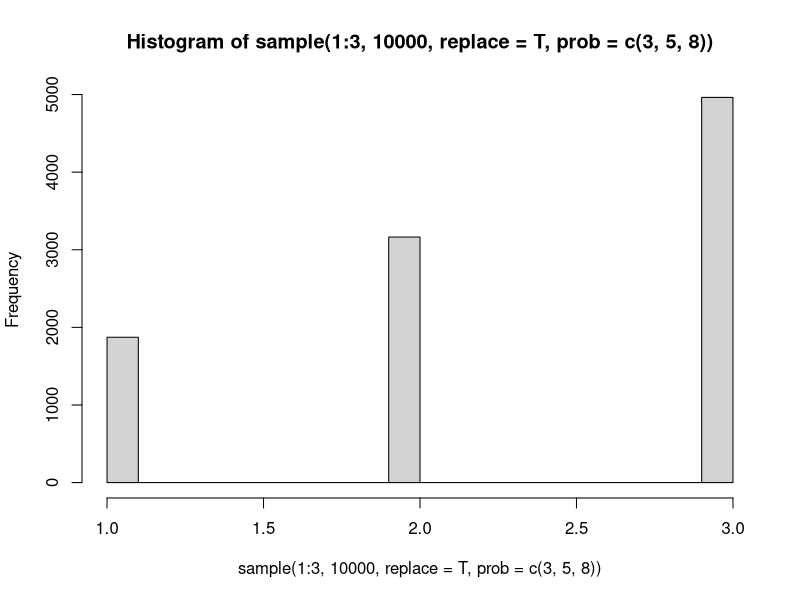

The R script that drew this image: (Note: this script raises an error after producing the figure.)
setwd("C:\\Users\\callab\\Dropbox\\MachineLearning")
#sample(범위, 추출할 수, 비복원/복원, 가중치)

hist(sample(1:3, 10000, replace = T, prob = c(3,5,8)))

#### 랜덤샘플링####
sm.iris <- iris
n1 <- nrow(sm.iris)
set.seed(100)
# 수치형일때는 그냥 사용하지만 label형일때는 가중치 사용
ind1 <- sample(1:n1, n1*0.7 ,replace = F)
class(ind1)
str(ind1)
train1 <- iris[ind1,]
test1 <- iris[-ind1,]

table(train1$Species)

#### 층하추출####
install.packages("caret")
library(caret)
help(package='caret')
#createDataPartition(y, p=0.7)

ind2 <- createDataPartition(sm.iris$Sepal.Length, p=0.7)
str(ind2)
train2 <- sm.iris[ind2$Resample1,]
table(sm.iris$Species)
table(train2$Species)
ind3 <- createDataPartition(iris$Species, p=0.7)
train3 <- sm.iris[ind3$Resample1,]
table(train3$Species)

#### 계통추출####
set1 <- 15
bet1 <- n1/set1
seq(sample(1:bet1, 1), n1, bet1)

#### 회귀####
y1 <- lm(Sepal.Length~., train1[,1:4])
summary(y1)

SL <- 2.13+0.58*SW+0.65*PL-0.43*PW
pred1 <- predict(y1, newdata = test1)
sse1 <- sum((test1$Sepal.Length-pred1)^2)
sse1
mse1 <- mean((test1$Sepal.Length-pred1)^2)
mse1
rmse1 <- sqrt(mse1)
rmse1

#회귀식의 y값을 다양하게 할 수 있음
y2 <- glm(Sepal.Length~., data=iris[,1:4],family='gaussian')
summary(y2)
#iterations : 최적의 값을 찾기위해 반복한 수


#### 로지스틱####
install.packages('mlbench')
library(mlbench)
View(Sonar)

set.seed(200)
ind4 <- createDataPartition(Sonar$Class, p=0.7)
train4 <- Sonar[ind4$Resample1,]
test4 <- Sonar[-ind4$Resample1,]

y4 <- glm(Class~., data=train4, family = 'binomial')
y4$coefficients
pred4 <- predict(y4, newdata = test4, type='response')
levels(test4$Class)
#1 = M, 0 = R
pred4_1 <- as.factor(ifelse(pred4>=0.5,"R","M"))
pred4_1

t1 <- table(test4$Class,pred4_1)
#accuracy
sum(diag(t1))/sum(t1)

c1 <- confusionMatrix(pred4_1, test4$Class)
c1$overall

#### KNN, DT, RF, SVM, 신경망, 딥러닝 ####

library(class)
? knn
pred5 = knn(train4[, 1:60], test4[, 1:60], train4$Class)
str(train4)
View(train4)
pred5
table(pred5)
confusionMatrix(pred5, test4$Class)

install.packages("e1071")
library(e1071)
install.packages("mlbench")
library(mlbench)
data(Vowel)
Vowel
View(Vowel)
?  ? Vowel

na1 = naiveBayes(Class ~ ., data = train4)
na1
pred6 = predict(na1, newdata = test4)
library(caret)
c2 = confusionMatrix(pred6, test4$Class)
c2

ind5 = createDataPartition(Vowel$Class, p = 0.7)

train5 = Vowel[ind5$Resample1, -1]
test5 = Vowel[-ind5$Resample1,-1]

library(nnet)
? multinom
m1 = multinom(Class ~ ., train5, maxit = 150)
m1$softmax
pred01 = predict(m1, test5)
confusionMatrix(pred01, test5$Class)$overall[1]

library(class)

pred02 = knn(train5[,-10], test5[,-10], train5$Class)
confusionMatrix(pred02, test5$Class)$overall[1]

m3 = naiveBayes(Class ~ ., train5)
pred03 = predict(m3, test5)
confusionMatrix(pred03, test5$Class)$overall[1]

install.packages('party')
library(party)
? ctree
? ctree_control
m4 = ctree(Species ~ ., train3)
m4
ctree(Species ~ ., train3, control = ctree_control(maxdepth = 2))
plot(m4)

pred04 = predict(m4, test3)
confusionMatrix(pred04, test3$Species)$overall[1]

m5 = ctree(Class ~ ., train4)
pred05 = predict(m5, test4)
confusionMatrix(pred05, test4$Class)$overall[1]
plot(m5)

m6 = ctree(Class ~ ., train5)
pred06 = predict(m6, test5)
confusionMatrix(pred06, test5$Class)$overall[1]
plot(m6)

install.packages("randomForest")
library(randomForest)
m7 = randomForest(Class ~ ., train4)
pred07 = predict(m7, test4)
confusionMatrix(pred07, test4$Class)$overall[1]
plot(m7)

m8 = randomForest(Class ~ ., train5)
pred08 = predict(m8, test5)
confusionMatrix(pred08, test5$Class)$overall[1]
